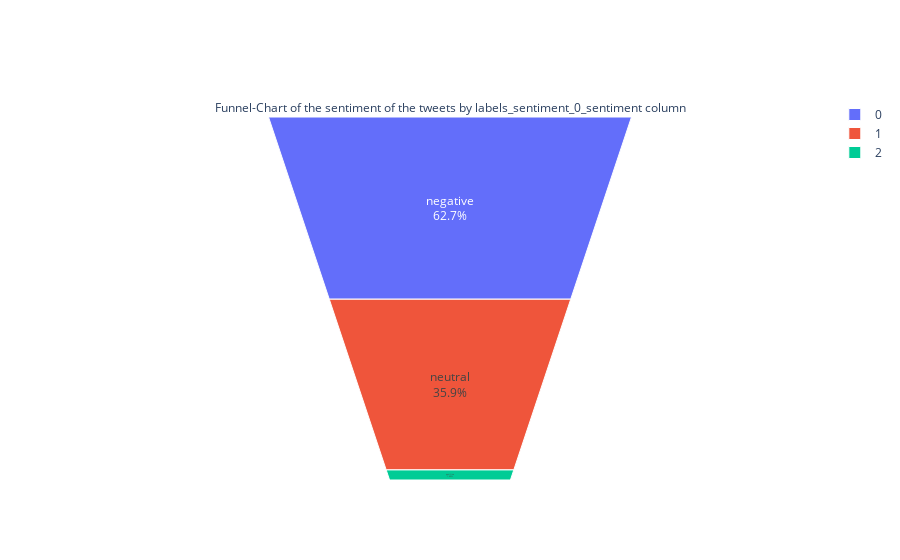

The code cell stored with this chart in its notebook:
### Code cell
#Let's draw a Funnel-Chart of the sentiment of the tweets by labels_sentiment_0_sentiment column
import plotly.graph_objects as go
fig = go.Figure(go.Funnelarea(
    text =df['labels_sentiment_0_sentiment'].value_counts().index,
    values = df['labels_sentiment_0_sentiment'].value_counts().values,
    title = {"position": "top center", "text": "Funnel-Chart of the sentiment of the tweets by labels_sentiment_0_sentiment column"}))
fig.show()

### Figure 1 — Plotly figure (JSON) as saved in the notebook; plotly's stock layout.template omitted (floating-point values rounded to 4 significant figures)
{"data": [{"text": ["negative", "neutral", "positive"], "title": {"position": "top center", "text": "Funnel-Chart of the sentiment of the tweets by labels_sentiment_0_sentiment column"}, "type": "funnelarea", "values": [10628, 6079, 242]}], "layout": {}}
